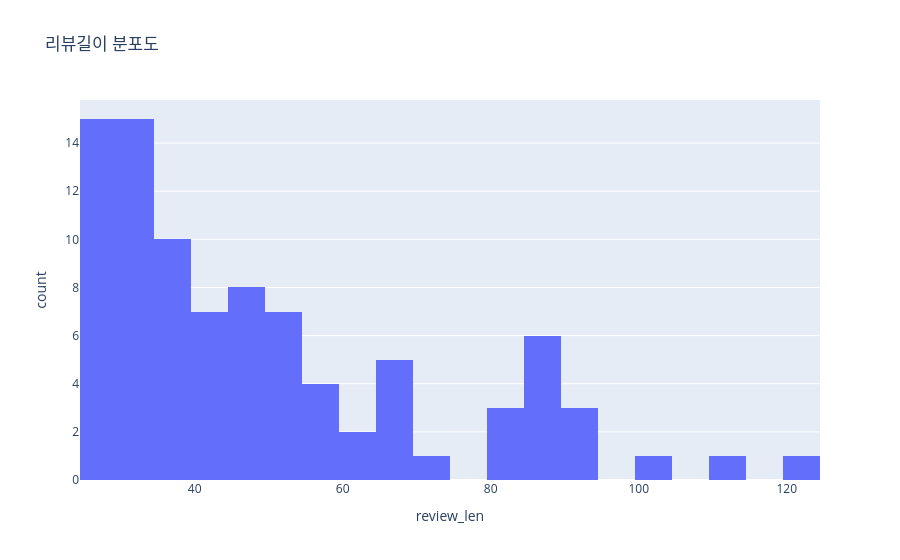

The notebook cell this image was saved under:
### Code cell
# 리뷰 길이(문자수) 분포

fig = px.histogram(df, x="review_len", nbins=30, title="리뷰길이 분포도")

fig.show()

### Figure 1 — Plotly figure (JSON) as saved in the notebook; plotly's stock layout.template omitted (floating-point values rounded to 4 significant figures)
{"data": [{"alignmentgroup": "True", "bingroup": "x", "hovertemplate": "review_len=%{x}<br>count=%{y}<extra></extra>", "legendgroup": "", "marker": {"color": "#636efa", "pattern": {"shape": ""}}, "name": "", "nbinsx": 30, "offsetgroup": "", "orientation": "v", "showlegend": false, "type": "histogram", "x": [52, 33, 29, 40, 39, 124, 61, 37, 68, 47, 25, 34, 28, 64, 39, 27, 27, 80, 55, 34, 29, 34, 29, 52, 32, 29, 25, 28, 47, 101, 53, 91, 47, 43, 28, 40, 39, 39, 40, 36, 50, 84, 45, 87, 93, 82, 69, 30, 71, 30, 59, 30, 46, 91, 36, 40, 55, 36, 69, 28, 31, 41, 85, 31, 45, 53, 37, 87, 45, 31, 66, 25, 25, 30, 48, 38, 89, 89, 27, 31, 52, 54, 67, 34, 32, 56, 44, 88, 112], "xaxis": "x", "yaxis": "y"}], "layout": {"barmode": "relative", "legend": {"tracegroupgap": 0}, "title": {"text": "리뷰길이 분포도"}, "xaxis": {"anchor": "y", "domain": [0, 1], "title": {"text": "review_len"}}, "yaxis": {"anchor": "x", "domain": [0, 1], "title": {"text": "count"}}}}
